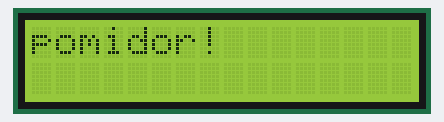
Simulated run of this sketch. Board: Arduino Uno, built with avr-gcc and run on an emulated ATmega328P. Shown: 16×2 character LCD.

Above: at 0.2 s.
At 0.7 s:
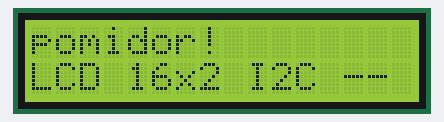

The sketch:

lcd_check.ino
```cpp
//LCD16x2 sterowany przez I2C Arduino

#include <Wire.h>   // standardowa biblioteka Arduino
#include <LiquidCrystal_I2C.h> // dolaczenie pobranej biblioteki I2C dla LCD

LiquidCrystal_I2C lcd(0x27, 16, 2);
//LiquidCrystal_I2C lcd(0x3f, 16, 2);


void setup(){
  lcd.init();
  lcd.begin(16,2);   // Inicjalizacja LCD 2x16

  lcd.backlight(); // zalaczenie podwietlenia
  lcd.setCursor(0,0); // Ustawienie kursora w pozycji 0,0 (pierwszy wiersz, pierwsza kolumna)
  lcd.print("pomidor!");
  delay(500);
  lcd.setCursor(0,1); //Ustawienie kursora w pozycji 0,0 (drugi wiersz, pierwsza kolumna)
  lcd.print("LCD 16x2 I2C -- hd44780");
}
void loop() {
}
```

main.cpp
```cpp
#include <Wire.h>   // standardowa biblioteka Arduino
#include <LiquidCrystal_I2C.h> // dolaczenie pobranej biblioteki I2C dla LCD

LiquidCrystal_I2C lcd(0x27, 16, 2);

void setup(){
  lcd.init();
  lcd.begin(16,2);

  lcd.backlight();
  lcd.setCursor(0,0);
  lcd.print("Mateusz");
  delay(500);
  lcd.setCursor(0,1);
  lcd.print("Rzeczyca");
}
void loop() {
}
```
